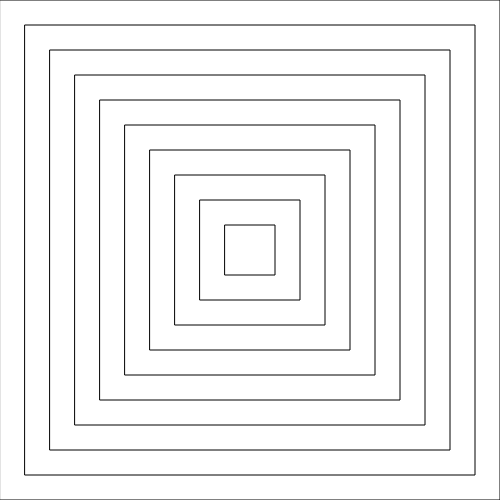
Frame 1 (no input)
Frame 60 (no input): identical to frame 1, image omitted
Frame 120 (the mouse pressed at the canvas centre since frame 60): identical to frame 1, image omitted

The p5.js sketch that drew this single still picture (run headless with seeded random() and noise() and a simulated clock; from frame 60 on, the mouse is pressed at the canvas centre):

// p5.js sketch
// ── sketch.js
/*
	"A For Loop Demo..."
	- Draws a series of rectangles nested within each other
*/

function setup() 
{
	createCanvas(500, 500);
	rectMode(CENTER);
}


function draw() 
{
	background(255);
	for (let i = width; i >= 0; i -= 50) 
	{
		rect(width / 2, height / 2, i, i);
	}
}
